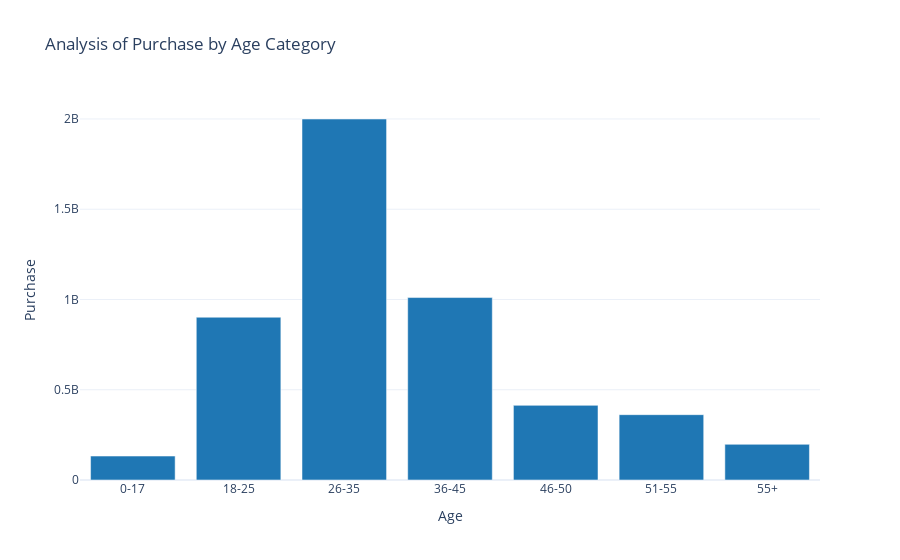

The code cell stored with this chart in its notebook:
### Code cell
fig = px.bar(
    df1,
    x='Age',
    y='Purchase',
    title='Analysis of Purchase by Age Category',
    color_discrete_sequence=px.colors.qualitative.D3  
)
fig.show()

### Figure 1 — Plotly figure (JSON) as saved in the notebook; plotly's stock layout.template omitted (floating-point values rounded to 4 significant figures)
{"data": [{"hovertemplate": "Age=%{x}<br>Purchase=%{y}<extra></extra>", "legendgroup": "", "marker": {"color": "#1F77B4", "pattern": {"shape": ""}}, "name": "", "orientation": "v", "showlegend": false, "textposition": "auto", "type": "bar", "x": ["0-17", "18-25", "26-35", "36-45", "46-50", "51-55", "55+"], "xaxis": "x", "y": [132659006, 901669280, 1999749106, 1010649565, 413418223, 361908356, 197614842], "yaxis": "y"}], "layout": {"barmode": "relative", "legend": {"tracegroupgap": 0}, "title": {"text": "Analysis of Purchase by Age Category"}, "xaxis": {"anchor": "y", "domain": [0, 1], "title": {"text": "Age"}}, "yaxis": {"anchor": "x", "domain": [0, 1], "title": {"text": "Purchase"}}}}
